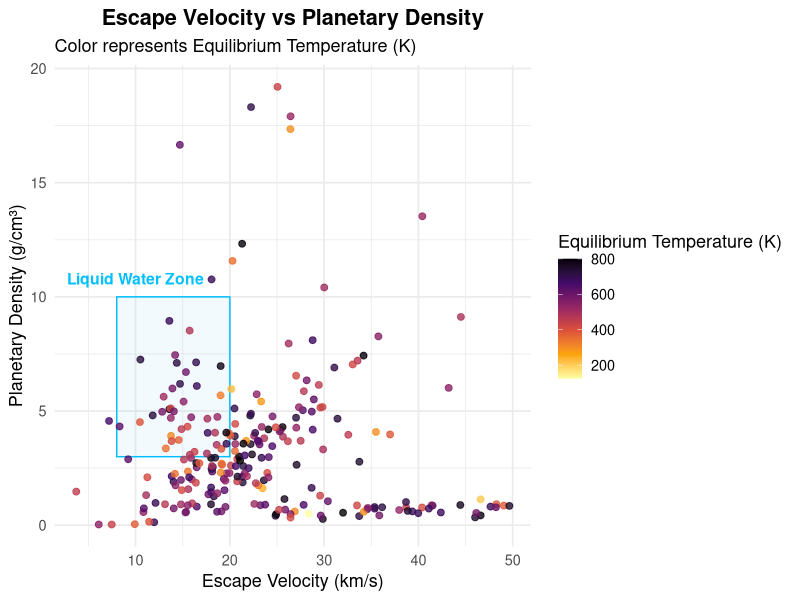

The R source for this figure:
library(ggplot2)

# Load dataset
df <- read.csv("exoplanets_filtered_default.csv", comment.char = "#")

# Get values for density and escape velocity
df$density_gcc <- 5.514 * (df$pl_bmasse / (df$pl_rade^3))  # density
df$v_esc_kms <- 11.2 * sqrt(df$pl_bmasse / df$pl_rade)     # escape velocity

# Clean data
df_plot <- subset(df, !is.na(pl_eqt) & !is.na(v_esc_kms) & !is.na(density_gcc))
df_plot <- subset(df_plot, pl_eqt <= 800 & v_esc_kms <= 50 & density_gcc <= 20)

# Scatterplot
ggplot(df_plot, aes(x = v_esc_kms, y = density_gcc, color = pl_eqt)) +
  annotate("rect",
           xmin = 8, xmax = 20,
           ymin = 3, ymax = 10,
           alpha = 0.1, fill = "skyblue", color = "deepskyblue") +
  annotate("text",
           x = 10, y = 10.8,
           label = "Liquid Water Zone",
           color = "deepskyblue", size = 4, fontface = "bold") +
  geom_point(size = 2, alpha = 0.8) +
  scale_color_viridis_c(option = "inferno", direction = -1) +
  labs(
    title = "Escape Velocity vs Planetary Density",
    subtitle = "Color represents Equilibrium Temperature (K)",
    x = "Escape Velocity (km/s)",
    y = "Planetary Density (g/cm³)",
    color = "Equilibrium Temperature (K)"
  ) +
  theme_minimal(base_size = 13) +
  theme(plot.title = element_text(face = "bold", hjust = 0.5))
